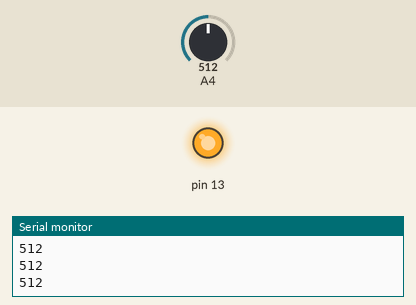
The sketch below on a simulated Arduino Uno, built with avr-gcc and run on an emulated ATmega328P. Parts: output pins drawn as LEDs (lit = HIGH), the last lines printed to the serial monitor. The inputs (shaded band) are chosen by the test bench; at power-on: A4 = 512.

Above: at 1.2 s.
1.3 s: A4 set to 583
2.8 s: A4 set to 610
At 4.0 s:
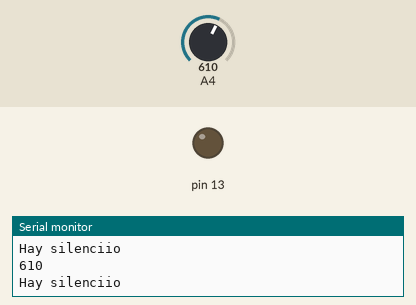
4.3 s: A4 set to 590
At 5.5 s:
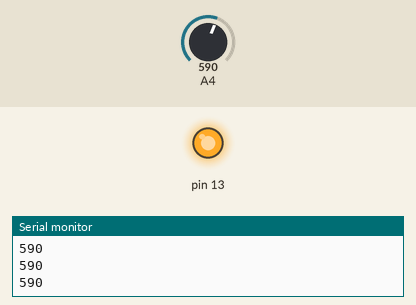
5.8 s: A4 set to 1023
At 6.4 s:
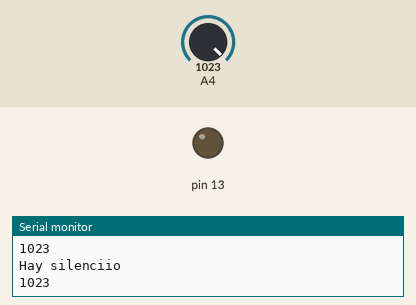
Timing chart, 0 to 8.3 s (numbered marks = the images above; inputs shaded):
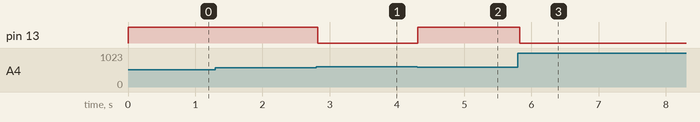

The sketch:

microfono.ino
```cpp
#define sensor A4
void setup() {
  // put your setup code here, to run once:
  Serial.begin(9600);
  pinMode(A4,INPUT);
  pinMode(13,OUTPUT);
}

void loop() {
  // put your main code here, to run repeatedly:
  if(analogRead(A4)>600){
    Serial.println(analogRead(A4));
    Serial.println("Hay silenciio");
    digitalWrite(13,LOW);
  }else{
    Serial.println(analogRead(A4));
    digitalWrite(13,HIGH);
  }

}
```

Measured:
- the behaviour switches between 600 and 601 on A4 (found by bisection; images 0 and 1)
- after the input at 2.8 s, pin 13: HIGH → LOW at once
- after the input at 4.3 s, pin 13: LOW → HIGH at once
- after the input at 5.8 s, pin 13: HIGH → LOW at once
